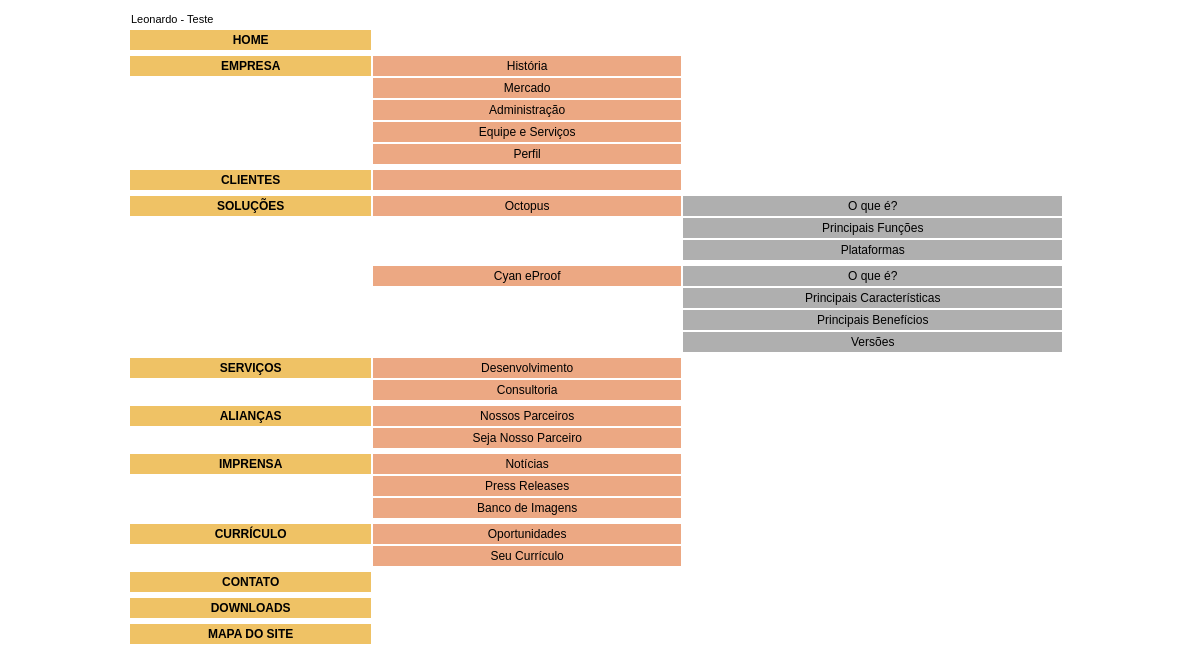
Page /int_mapa.php on the committed database.
### tables this page shows
CREATE TABLE IF NOT EXISTS `parametros` (
  `cd` int(10) unsigned NOT NULL auto_increment,
  `nome` varchar(255) NOT NULL default '',
  `parametro` blob NOT NULL,
  PRIMARY KEY  (`cd`)
);

CREATE TABLE IF NOT EXISTS `empresa` (
  `cd` int(10) unsigned NOT NULL auto_increment,
  `secao` varchar(255) NOT NULL default '',
  `conteudo` blob NOT NULL,
  `ordem` tinyint(4) NOT NULL default '0',
  `atualizado` int(14) default NULL,
  PRIMARY KEY  (`cd`)
);

CREATE TABLE IF NOT EXISTS `solucoes` (
  `cd` int(10) unsigned NOT NULL auto_increment,
  `nome` varchar(255) NOT NULL default '',
  `cabecalho` blob NOT NULL,
  `ordem` tinyint(4) NOT NULL default '0',
  `etiqueta` blob NOT NULL,
  `introducao` blob NOT NULL,
  PRIMARY KEY  (`cd`)
);

CREATE TABLE IF NOT EXISTS `solucao_etapa` (
  `cd` int(10) unsigned NOT NULL auto_increment,
  `cd_solucao` int(10) unsigned NOT NULL default '0',
  `nome_etapa` varchar(255) NOT NULL default '',
  `conteudo` blob NOT NULL,
  `ordem` tinyint(4) NOT NULL default '0',
  PRIMARY KEY  (`cd`)
);

CREATE TABLE IF NOT EXISTS `servicos` (
  `cd` int(10) unsigned NOT NULL auto_increment,
  `secao` varchar(255) NOT NULL default '',
  `conteudo` blob NOT NULL,
  `ordem` tinyint(4) NOT NULL default '0',
  `atualizado` int(14) default NULL,
  PRIMARY KEY  (`cd`)
);

### www/int_mapa.php (the view, shortened to what this page needs)
<html>
<head>
</head>
<link href="includes/quantic.css" rel="stylesheet" type="text/css">
<body>
<table width="100%" border="0" cellspacing="1" cellpadding="1">
  <tr>
    <td align="center" valign="top">
	<table width="80%">
		<tr>
			<td class="conteudo">
			<?php
					$query = "SELECT parametro FROM parametros WHERE nome='mapa_site'";
					$result = mysql_query($query) or die("Erro ao acessar registros no Banco de dados: " . mysql_error());
					$cabecalho = mysql_fetch_row($result);
					echo($cabecalho[0]);
			?>
			</td>
		</tr>
	</table>
	<table width="80%">
		<tr>
			<td bgcolor="EFC265" class="txt" style="cursor: hand;" onClick="parent.location = 'index.php';"><b>HOME</b></td>
			<td></td>
			<td></td>
		</tr>
		<tr>
			<td></td>
		</tr>
		<tr>
			<td bgcolor="EFC265" class="txt" style="cursor: hand;" onClick="parent.location = 'empresa.php';"><b>EMPRESA</b></td>
			<?php
				$query = "SELECT cd, secao FROM empresa ORDER BY ordem";
				$result = mysql_query($query) or die("Erro ao acessar registros do Banco de dados: " . mysql_error());
				$secao = mysql_fetch_array($result, MYSQL_ASSOC);
				echo('<td bgcolor="#ECA883" class="txt" style="cursor: hand;" onClick="parent.location=\'empresa.php?secao=' . $secao["cd"] .'\';">' . $secao["secao"] . '</td><td></td></tr>');
				while ($secao = mysql_fetch_array($result, MYSQL_ASSOC)){
					echo('<tr><td></td><td class="txt" bgcolor="#ECA883" style="cursor: hand;" onClick="parent.location=\'empresa.php?secao=' . $secao["cd"] .'\';">' . $secao["secao"] . '</td><td></td></tr>');
				}
			?>
		<tr>
			<td></td>
		</tr>
		<tr>
			<td bgcolor="EFC265" class="txt" style="cursor: hand;" onClick="parent.location = 'clientes.php';"><b>CLIENTES</b></td>
			<?php
				$query = "SELECT cd, secao FROM clientes ORDER BY ordem";
				$result = mysql_query($query) or die("Erro ao acessar registros do Banco de dados: " . mysql_error());
				$secao = mysql_fetch_array($result, MYSQL_ASSOC);
				echo('<td bgcolor="#ECA883" class="txt" style="cursor: hand;" onClick="parent.location=\'clientes.php?secao=' . $secao["cd"] .'\';">' . $secao["secao"] . '</td><td></td></tr>');
			?>
		<tr>
			<td></td>
		</tr>
		<tr>
			<td bgcolor="EFC265" class="txt" style="cursor: hand;" onClick="parent.location = 'solucoes.php';"><b>SOLUÇÕES</b></td>
			<?php
				$query = "SELECT cd, nome FROM solucoes ORDER BY ordem";
				$result = mysql_query($query) or die("Erro ao acessar registros do Banco de dados: " . mysql_error());
				$i = 0;
				while ($solucao = mysql_fetch_array($result, MYSQL_ASSOC)){
					if ($i == 0) {
						echo('<td class="txt" bgcolor="#ECA883" style="cursor: hand;" onClick="parent.location=\'solucoes.php?solucao=' . $solucao["cd"] . '\';">' . $solucao['nome'] . '</td>');
						$i++;
					}
					else echo('<tr><td></td></tr><tr><td></td><td class="txt" bgcolor="#ECA883" style="cursor: hand;" onClick="parent.location=\'solucoes.php?solucao=' . $solucao["cd"] . '\';">' . $solucao['nome'] . '</td>');
					$query = "SELECT nome_etapa FROM solucao_etapa WHERE cd_solucao=" . $solucao["cd"] . " ORDER BY ordem";
					$result2 = mysql_query($query) or die("Erro ao acessar registros do Banco de dados: " . mysql_error());
					$etapa = mysql_fetch_array($result2, MYSQL_ASSOC);
					echo('<td class="txt" bgcolor="#AFAFAF" style="cursor: hand;" onClick="parent.location=\'solucoes.php?solucao=' . $solucao["cd"] . '#' . $etapa['nome_etapa'] . '\';">' . $etapa['nome_etapa'] . '<td></tr>');
					while ($etapa = mysql_fetch_array($result2, MYSQL_ASSOC)){
						echo('<tr><td></td><td></td><td class="txt" bgcolor="#AFAFAF" style="cursor: hand;" onClick="parent.location=\'solucoes.php?solucao=' . $solucao["cd"] . '#' . $etapa['nome_etapa'] . '\';">' . $etapa['nome_etapa'] . '<td></tr>');
					}
				}
			?>
		<tr>
			<td></td>
		</tr>
		<tr>
			<td bgcolor="EFC265" class="txt" style="cursor: hand;" onClick="parent.location = 'empresa.php';"><b>SERVIÇOS</b></td>
			<?php
				$query = "SELECT cd, secao FROM servicos ORDER BY ordem";
				$result = mysql_query($query) or die("Erro ao acessar registros do Banco de dados: " . mysql_error());
				$secao = mysql_fetch_array($result, MYSQL_ASSOC);
				echo('<td bgcolor="#ECA883" class="txt" style="cursor: hand;" onClick="parent.location=\'servicos.php?secao=' . $secao["cd"] .'\';">' . $secao["secao"] . '</td><td></td></tr>');
				while ($secao = mysql_fetch_array($result, MYSQL_ASSOC)){
					echo('<tr><td></td><td class="txt" bgcolor="#ECA883" style="cursor: hand;" onClick="parent.location=\'servicos.php?secao=' . $secao["cd"] .'\';">' . $secao["secao"] . '</td><td></td></tr>');
				}
			?>
		<tr>
			<td></td>
		</tr>
		<tr>
			<td bgcolor="EFC265" class="txt" style="cursor: hand;" onClick="parent.location = 'aliancas.php';"><b>ALIANÇAS</b></td>
			<td class="txt" bgcolor="#ECA883" style="cursor: hand;" onClick="parent.location = 'aliancas.php?secao=1';">Nossos Parceiros</td>
		</tr>
		<tr>
			<td></td>
			<td class="txt" bgcolor="#ECA883" style="cursor: hand;" onClick="parent.location = 'aliancas.php?secao=2';">Seja Nosso Parceiro</td>
		</tr>
		<tr>
			<td></td>
		</tr>
		<tr>
			<td bgcolor="EFC265" class="txt" style="cursor: hand;" onClick="parent.location = 'imprensa.php';"><b>IMPRENSA</b></td>
			<td class="txt" bgcolor="#ECA883" style="cursor: hand;" onClick="parent.location = 'imprensa.php?secao=1';">Notícias</td>
		</tr>
		<tr>
			<td></td>
			<td class="txt" bgcolor="#ECA883" style="cursor: hand;" onClick="parent.location = 'imprensa.php?secao=2';">Press Releases</td>
		</tr>
		<tr>
			<td></td>
			<td class="txt" bgcolor="#ECA883" style="cursor: hand;" onClick="parent.location = 'imprensa.php?secao=3';">Banco de Imagens</td>
		</tr>
		<tr>
			<td></td>
		</tr>
		<tr>
			<td bgcolor="EFC265" class="txt" style="cursor: hand;" onClick="parent.location = 'curriculo.php';"><b>CURRÍCULO</b></td>
			<td class="txt" bgcolor="#ECA883" style="cursor: hand;" onClick="parent.location = 'curriculo.php?secao=1';">Oportunidades</td>
		</tr>
		<tr>
			<td></td>
			<td class="txt" bgcolor="#ECA883" style="cursor: hand;" onClick="parent.location = 'curriculo.php?secao=2';">Seu Currículo</td>
		</tr>
		<tr>
			<td></td>
		</tr>
		<tr>
			<td bgcolor="EFC265" class="txt" style="cursor: hand;" onClick="parent.location = 'contato.php';"><b>CONTATO</b></td>
		</tr>
		<tr>
			<td></td>
		</tr>
		<tr>
			<td bgcolor="EFC265" class="txt" style="cursor: hand;" onClick="parent.location = 'downloads.php';"><b>DOWNLOADS</b></td>
		</tr>
		<tr>
			<td></td>
		</tr>
		<tr>
			<td bgcolor="EFC265" class="txt" style="cursor: hand;" onClick="parent.location = 'mapa.php';"><b>MAPA DO SITE</b></td>
		</tr>
		</table>
    </td>
  </tr>
</table>
</body>
</html>

### www/includes/quantic.css (style rules this page uses)
.conteudo { font-family: Helvetica; font-size: 11px; text-align: justify; }

### www/int_mapa.php (style rules this page uses)
.txt { font-family: Helvetica; font-size: 12px; text-align: center; height: 20px; }
BODY { scrollbar-arrow-color:#FFFFFF; scrollbar-track-color:#FFFFFF; scrollbar-shadow-color:#FFFFFF; scrollbar-face-color:#767877; scrollbar-highlight-color:#FFFFFF; scrollbar-darkshadow-color:#FFFFFF; scrollbar-3dlight-color:#FFFFFF; }

### rows in the picture
parametros: parametro "Leonardo - Teste"
empresa: secao "História"
empresa: secao "Mercado"
empresa: secao "Administração"
empresa: secao "Equipe e Serviços"
empresa: secao "Perfil"
solucoes: nome "Octopus", solucao_etapa.nome_etapa "O que é?"
solucao_etapa: nome_etapa "Principais Funções"
solucao_etapa: nome_etapa "Plataformas"
solucoes: nome "Cyan eProof", solucao_etapa.nome_etapa "O que é?"
solucao_etapa: nome_etapa "Principais Características"
solucao_etapa: nome_etapa "Principais Benefícios"
solucao_etapa: nome_etapa "Versões"
servicos: secao "Desenvolvimento"
servicos: secao "Consultoria"
